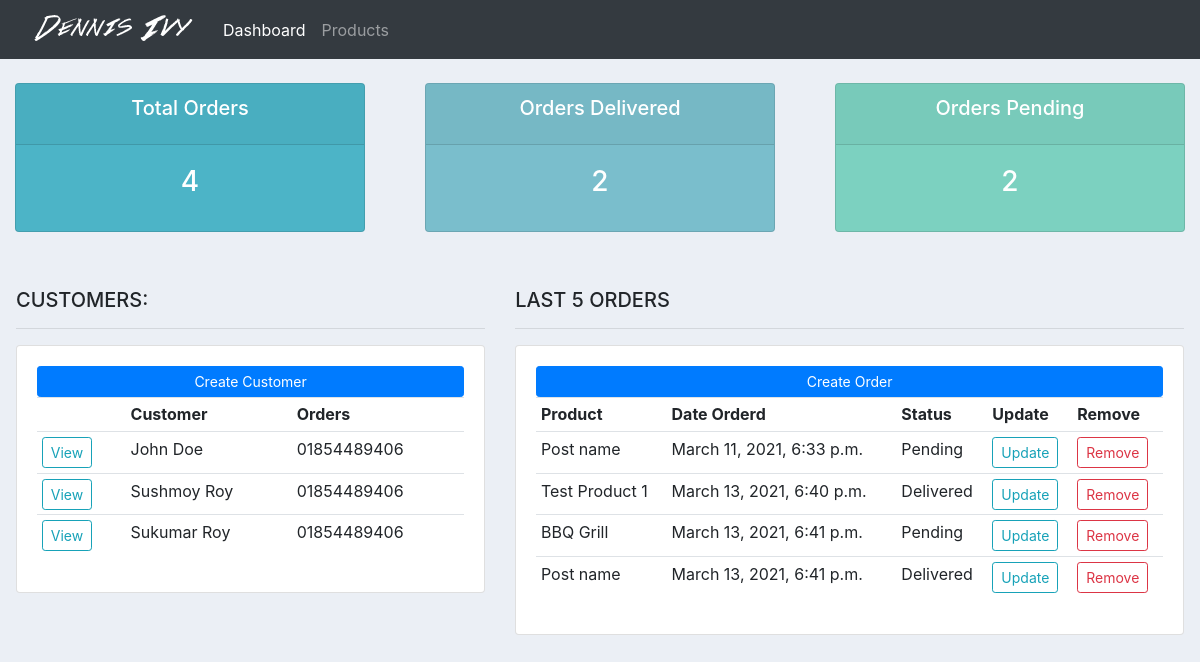
Before: / with the older database file.
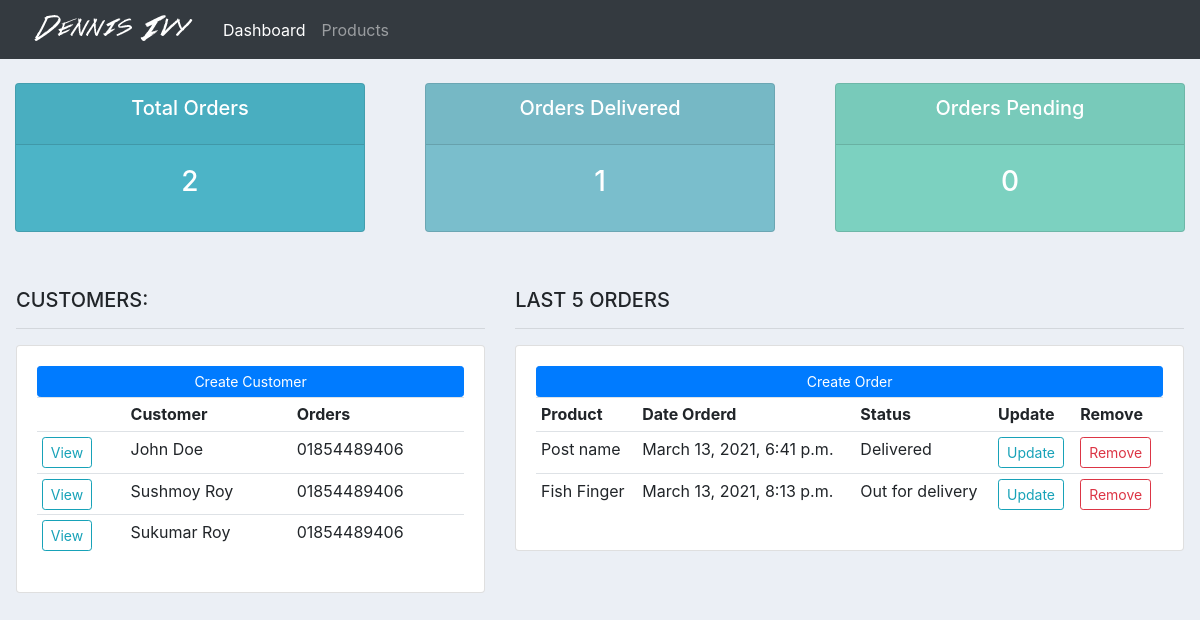
After: the same page with the newer database file.
### accounts/models.py (models this page shows, shortened)
class Customer(models.Model):
    name = models.CharField(max_length=20, null=True)
    phone = models.CharField(max_length=14, null=True)
    email = models.EmailField(max_length=100, null=True)
    date_created = models.DateTimeField(auto_now_add=True, null=True)

class Order(models.Model):
    STATUS = (
        ('Pending', 'Pending'),
        ('Out for delivery', 'Out for delivery'),
        ('Delivered', 'Delivered'),
    )
    customer = models.ForeignKey(Customer, null=True, on_delete=models.SET_NULL)
    product = models.ForeignKey(Product, null=True, on_delete=models.SET_NULL)
    date_created = models.DateTimeField(auto_now_add=True, null=True)
    status = models.CharField(max_length=200, null=True, choices=STATUS)

class Product(models.Model):
    CATEGORY = (
        ('Indoor', 'Indoor'),
        ('Outdoor', 'Outdoor')
    )
    name = models.CharField(max_length=20, null=True)
    price = models.FloatField(null=True)
    category = models.CharField(max_length=20, null=True, choices=CATEGORY)
    description = models.CharField(max_length=200, null=True)
    date_created = models.DateTimeField(auto_now_add=True, null=True)
    tags = models.ManyToManyField(Tag)

### accounts/views.py (the view)
# urls.py: 2. Add a URL to urlpatterns:  path('', views.home, name='home')
def home(request):
    orders = Order.objects.all()
    customers = Customer.objects.all()
    total_customers = customers.count()
    total_orders = orders.count()
    delivered = orders.filter(status='Delivered').count()
    pending = orders.filter(status='Pending').count()
    context = {
        'orders': orders,
        'customers': customers,
        'total_customer': total_customers,
        'total_orders': total_orders,
        'delivered': delivered,
        'pending': pending
    }
    return render(request, 'accounts/dashboard.html', context)

### accounts/templates/accounts/dashboard.html (shortened to what this page needs)
{% extends 'accounts/main.html' %}
{% block content %}
    {% include 'accounts/status.html' %}
    <br>
    <div class="row p-3">
        <div class="col-md-5">
            <h5>CUSTOMERS:</h5>
            <hr>
            <div class="card card-body">
                <a class="btn btn-sm btn-primary btn-block" href="">Create Customer</a>
                <table class="table table-sm">
                    <tr>
                        <th></th>
                        <th>Customer</th>
                        <th>Orders</th>
                    </tr>
                    {% for customer in customers %}
                        <tr>
                            <td>
                                <a class="btn btn-sm btn-outline-info" href={% url 'customer' customer.id %}>View</a>
                            </td>
                            <td>{{ customer.name }}</td>
                            <td>{{ customer.phone }}</td>
                        </tr>
                    {% endfor %}
                </table>
            </div>
        </div>
        <div class="col-md-7">
            <h5>LAST 5 ORDERS</h5>
            <hr>
            <div class="card card-body">
                <a class="btn btn-primary  btn-sm btn-block" href={% url 'create_order' %}>Create Order</a>
                <table class="table table-sm">
                    <tr>
                        <th>Product</th>
                        <th>Date Orderd</th>
                        <th>Status</th>
                        <th>Update</th>
                        <th>Remove</th>
                    </tr>
                    {% for order in orders %}
                        <tr>
                            <td>{{ order.product.name }}</td>
                            <td>{{ order.date_created }}</td>
                            <td>{{ order.status }}</td>
                            <td>
                                <a class="btn btn-sm btn-outline-info" href={% url 'update_order' order.id %}>
                                    Update
                            </td>
                            <td>
                                <a class="btn btn-sm btn-outline-danger" href={% url 'delete_order' order.id %}>
                                    Remove
                            </td>
                        </tr>
                    {% endfor %}
                </table>
            </div>
        </div>
    </div>
{% endblock %}

### accounts/templates/accounts/main.html (shortened to what this page needs)
{% load static %}
<!DOCTYPE html>
<html lang="en">
<head>
    <link rel="stylesheet" href="https://stackpath.bootstrapcdn.com/bootstrap/4.3.1/css/bootstrap.min.css"
>
    <link rel="stylesheet" type="text/css" href="{% static '/css/main.css' %}">
</head>
<body>
{% include 'accounts/navbar.html' %}
{% block content %}
{% endblock %}
</body>
</html>

### accounts/templates/accounts/navbar.html (shortened to what this page needs)
{% load static %}
<nav class="navbar navbar-expand-lg navbar-dark bg-dark">
    <img src="{% static 'images/logo.png' %}">
    <div class="collapse navbar-collapse" id="navbarNav">
        <ul class="navbar-nav">
            <li class="nav-item active">
                <a class="nav-link" href={% url 'home' %}>Dashboard</a>
            </li>
            <li class="nav-item">
                <a class="nav-link" href={% url 'product' %}>Products</a>
            </li>
        </ul>
    </div>
</nav>

### accounts/templates/accounts/status.html
<br>
<div class="row">
    <div class="col">
        <div class="col-md">
            <div class="card text-center text-white  mb-3" id="total-orders">
                <div class="card-header">
                    <h5 class="card-title">Total Orders</h5>
                </div>
                <div class="card-body">
                    <h3 class="card-title">{{ total_orders }}</h3>
                </div>
            </div>
        </div>
    </div>
    <div class="col">
        <div class="col-md">
            <div class="card text-center text-white  mb-3" id="orders-delivered">
                <div class="card-header">
                    <h5 class="card-title">Orders Delivered</h5>
                </div>
                <div class="card-body">
                    <h3 class="card-title">{{ delivered }}</h3>
                </div>
            </div>
        </div>
    </div>
    <div class="col">
        <div class="col-md">
            <div class="card text-center text-white  mb-3" id="orders-pending">
                <div class="card-header">
                    <h5 class="card-title">Orders Pending</h5>
                </div>
                <div class="card-body">
                    <h3 class="card-title">{{ pending }}</h3>
                </div>
            </div>
        </div>
    </div>
</div>

### static/css/main.css (style rules this page uses)
body { background-color: #ebeff5; }
#total-orders { background-color: #4cb4c7; }
#orders-delivered { background-color: #7abecc; }
#orders-pending { background-color: #7CD1C0; }

Changed rows visible on the page:
removed Order: product.name "Post name", date_created "March 11, 2021, 6:33 p.m.", status "Pending"
removed Order: product.name "Test Product 1", date_created "March 13, 2021, 6:40 p.m.", status "Delivered"
removed Order: product.name "BBQ Grill", date_created "March 13, 2021, 6:41 p.m.", status "Pending"
added Order: product.name "Fish Finger", date_created "March 13, 2021, 8:13 p.m.", status "Out for delivery"
Other visible differences:
{{ total_orders }}: "4" → "2"
{{ delivered }}: "2" → "1"
{{ pending }}: "2" → "0"
